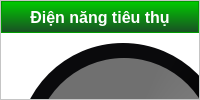
                              <widget class="QFrame" name="Top_Ctrl_frame_4">
                               <property name="styleSheet">
                                <string notr="true">background-color: rgb(255, 255, 255);
</string>
                               </property>
                               <property name="frameShape">
                                <enum>QFrame::StyledPanel</enum>
                               </property>
                               <property name="frameShadow">
                                <enum>QFrame::Raised</enum>
                               </property>
                               <layout class="QVBoxLayout" name="verticalLayout_32">
                                <property name="spacing">
                                 <number>0</number>
                                </property>
                                <property name="leftMargin">
                                 <number>0</number>
                                </property>
                                <property name="topMargin">
                                 <number>0</number>
                                </property>
                                <property name="rightMargin">
                                 <number>0</number>
                                </property>
                                <property name="bottomMargin">
                                 <number>0</number>
                                </property>
                                <item>
                                 <widget class="QFrame" name="Top_Ctrl_frame4_header">
                                  <property name="styleSheet">
                                   <string notr="true">background-color: rgb(0, 200, 0);</string>
                                  </property>
                                  <property name="frameShape">
                                   <enum>QFrame::StyledPanel</enum>
                                  </property>
                                  <property name="frameShadow">
                                   <enum>QFrame::Raised</enum>
                                  </property>
                                  <layout class="QVBoxLayout" name="verticalLayout_22">
                                   <property name="spacing">
                                    <number>0</number>
                                   </property>
                                   <property name="leftMargin">
                                    <number>0</number>
                                   </property>
                                   <property name="topMargin">
                                    <number>0</number>
                                   </property>
                                   <property name="rightMargin">
                                    <number>0</number>
                                   </property>
                                   <property name="bottomMargin">
                                    <number>0</number>
                                   </property>
                                   <item>
                                    <widget class="QPushButton" name="Top_Ctrl_header4">
                                     <property name="minimumSize">
                                      <size>
                                       <width>0</width>
                                       <height>30</height>
                                      </size>
                                     </property>
                                     <property name="font">
                                      <font>
                                       <family>Segoe UI</family>
                                       <pointsize>12</pointsize>
                                       <weight>75</weight>
                                       <bold>true</bold>
                                      </font>
                                     </property>
                                     <property name="styleSheet">
                                      <string notr="true">color: rgb(255, 255, 255);
background-color: qlineargradient(spread:pad, x1:0, y1:0, x2:0, y2:1, stop:0 rgba(0, 201, 0, 255), stop:1 rgba(25, 81, 36, 255));
border-bottom-left-radius: 0px;
border-bottom-right-radius: 0px;</string>
                                     </property>
                                     <property name="text">
                                      <string>Điện năng tiêu thụ</string>
                                     </property>
                                    </widget>
                                   </item>
                                  </layout>
                                 </widget>
                                </item>
                                <item>
                                 <widget class="QFrame" name="Top_Ctrl_frame4_body">
                                  <property name="sizePolicy">
                                   <sizepolicy hsizetype="Preferred" vsizetype="Expanding">
                                    <horstretch>0</horstretch>
                                    <verstretch>0</verstretch>
                                   </sizepolicy>
                                  </property>
                                  <property name="styleSheet">
                                   <string notr="true">background-color: rgba(0, 0, 0, 0);</string>
                                  </property>
                                  <property name="frameShape">
                                   <enum>QFrame::StyledPanel</enum>
                                  </property>
                                  <property name="frameShadow">
                                   <enum>QFrame::Raised</enum>
                                  </property>
                                  <widget class="QLabel" name="Top_Ctrl_frame4_body_Wh_5">
                                   <property name="geometry">
                                    <rect>
                                     <x>17</x>
                                     <y>10</y>
                                     <width>210</width>
                                     <height>210</height>
                                    </rect>
                                   </property>
                                   <property name="styleSheet">
                                    <string notr="true">border-radius: 105px;
background-color: qconicalgradient(cx:0.5, cy:0.5, angle:180, stop:0.163424 rgba(1, 1, 2, 0), stop:0.499351 rgba(0, 0, 0, 0), stop:0.500649 rgba(0, 0, 0, 255), stop:0.671855 rgba(10, 10, 12, 255));</string>
                                   </property>
                                   <property name="text">
                                    <string/>
                                   </property>
                                  </widget>
                                  <widget class="QLabel" name="Top_Ctrl_frame4_body_Wh_1">
                                   <property name="geometry">
                                    <rect>
                                     <x>17</x>
                                     <y>10</y>
                                     <width>210</width>
                                     <height>210</height>
                                    </rect>
                                   </property>
                                   <property name="styleSheet">
                                    <string notr="true">border-radius: 105px;
background-color: qconicalgradient(cx:0.5, cy:0.5, angle:270, stop:0.11194 rgba(0, 0, 42, 0), stop:0.116205 rgba(255, 255, 255, 255), stop:0.119403 rgba(255, 255, 255, 255), stop:0.123667 rgba(0, 0, 42, 0), stop:0.197228 rgba(0, 0, 42, 0), stop:0.19936 rgba(255, 255, 255, 255), stop:0.203625 rgba(255, 255, 255, 255), stop:0.207889 rgba(0, 0, 42, 0), stop:0.283582 rgba(0, 0, 42, 0), stop:0.28678 rgba(255, 255, 255, 255), stop:0.289979 rgba(255, 255, 255, 255), stop:0.294243 rgba(0, 0, 42, 0), stop:0.36887 rgba(0, 0, 42, 0), stop:0.372068 rgba(255, 255, 255, 255), stop:0.375267 rgba(255, 255, 255, 255), stop:0.376333 rgba(0, 0, 42, 0), stop:0.452026 rgba(0, 0, 42, 0), stop:0.455224 rgba(255, 255, 255, 255), stop:0.458422 rgba(255, 255, 255, 255), stop:0.462687 rgba(0, 0, 42, 0), stop:0.539446 rgba(0, 0, 42, 0), stop:0.541578 rgba(255, 255, 255, 255), stop:0.544776 rgba(255, 255, 255, 255), stop:0.549041 rgba(0, 0, 42, 0), stop:0.622601 rgba(0, 0, 42, 0), stop:0.6258 rgba(255, 255, 255, 255), stop:0.628998 rgba(255, 255, 255, 255), stop:0.632196 rgba(0, 0, 42, 0), stop:0.711087 rgba(0, 0, 42, 0), stop:0.712154 rgba(255, 255, 255, 255), stop:0.715352 rgba(255, 255, 255, 255), stop:0.719616 rgba(0, 0, 42, 0), stop:0.793177 rgba(0, 0, 42, 0), stop:0.797441 rgba(255, 255, 255, 255), stop:0.80064 rgba(255, 255, 255, 255), stop:0.804904 rgba(0, 0, 42, 0), stop:0.877399 rgba(0, 0, 42, 0), stop:0.881663 rgba(0, 0, 42, 0), stop:0.886638 rgba(255, 255, 255, 255), stop:0.890192 rgba(0, 0, 42, 0));</string>
                                   </property>
                                   <property name="text">
                                    <string/>
                                   </property>
                                  </widget>
                                  <widget class="QLabel" name="Top_Ctrl_frame4_body_Wh_2">
                                   <property name="geometry">
                                    <rect>
                                     <x>27</x>
                                     <y>20</y>
                                     <width>190</width>
                                     <height>190</height>
                                    </rect>
                                   </property>
                                   <property name="styleSheet">
                                    <string notr="true">border-radius: 85px;
background-color: qconicalgradient(cx:0.5, cy:0.5, angle:255, stop:0.11194 rgba(0, 0, 42, 0), stop:0.116205 rgba(255, 255, 255, 255), stop:0.119403 rgba(255, 255, 255, 255), stop:0.123667 rgba(0, 0, 42, 0), stop:0.197228 rgba(0, 0, 42, 0), stop:0.19936 rgba(255, 255, 255, 255), stop:0.203625 rgba(255, 255, 255, 255), stop:0.207889 rgba(0, 0, 42, 0), stop:0.283582 rgba(0, 0, 42, 0), stop:0.28678 rgba(255, 255, 255, 255), stop:0.289979 rgba(255, 255, 255, 255), stop:0.294243 rgba(0, 0, 42, 0), stop:0.36887 rgba(0, 0, 42, 0), stop:0.372068 rgba(255, 255, 255, 255), stop:0.375267 rgba(255, 255, 255, 255), stop:0.376333 rgba(0, 0, 42, 0), stop:0.452026 rgba(0, 0, 42, 0), stop:0.455224 rgba(255, 255, 255, 255), stop:0.458422 rgba(255, 255, 255, 255), stop:0.462687 rgba(0, 0, 42, 0), stop:0.539446 rgba(0, 0, 42, 0), stop:0.541578 rgba(255, 255, 255, 255), stop:0.544776 rgba(255, 255, 255, 255), stop:0.549041 rgba(0, 0, 42, 0), stop:0.622601 rgba(0, 0, 42, 0), stop:0.6258 rgba(255, 255, 255, 255), stop:0.628998 rgba(255, 255, 255, 255), stop:0.632196 rgba(0, 0, 42, 0), stop:0.711087 rgba(0, 0, 42, 0), stop:0.712154 rgba(255, 255, 255, 255), stop:0.715352 rgba(255, 255, 255, 255), stop:0.719616 rgba(0, 0, 42, 0), stop:0.793177 rgba(0, 0, 42, 0), stop:0.797441 rgba(255, 255, 255, 255), stop:0.80064 rgba(255, 255, 255, 255), stop:0.804904 rgba(0, 0, 42, 0), stop:0.877399 rgba(0, 0, 42, 0), stop:0.881663 rgba(0, 0, 42, 0), stop:0.886638 rgba(255, 255, 255, 255), stop:0.890192 rgba(0, 0, 42, 0));</string>
                                   </property>
                                   <property name="text">
                                    <string/>
                                   </property>
                                  </widget>
                                  <widget class="QLabel" name="Top_Ctrl_frame4_body_Wh_3">
                                   <property name="geometry">
                                    <rect>
                                     <x>33</x>
                                     <y>25</y>
                                     <width>180</width>
                                     <height>180</height>
                                    </rect>
                                   </property>
                                   <property name="styleSheet">
                                    <string notr="true">border-radius: 90px;
background-color: qconicalgradient(cx:0.5, cy:0.5, angle:180, stop:0.5 rgba(0, 0, 0, 0), stop:0.500649 rgba(132, 132, 132, 255), stop:0.688544 rgba(112, 112, 112, 255));</string>
                                   </property>
                                   <property name="text">
                                    <string/>
                                   </property>
                                  </widget>
                                  <widget class="QLabel" name="Top_Ctrl_frame4_body_Wh_4">
                                   <property name="geometry">
                                    <rect>
                                     <x>17</x>
                                     <y>10</y>
                                     <width>210</width>
                                     <height>210</height>
                                    </rect>
                                   </property>
                                   <property name="styleSheet">
                                    <string notr="true">border-radius: 105px;
background-color: qconicalgradient(cx:0.5, cy:0.5, angle:180, stop:0.995399 rgba(0, 0, 42, 0), stop:0.996435 rgba(255, 0, 0, 255), stop:0.998964 rgba(255, 0, 0, 255), stop:1 rgba(0, 0, 42, 0));</string>
                                   </property>
                                   <property name="text">
                                    <string/>
                                   </property>
                                  </widget>
                                  <widget class="QLabel" name="Top_Ctrl_frame4_body_Wh_6">
                                   <property name="geometry">
                                    <rect>
                                     <x>95</x>
                                     <y>90</y>
                                     <width>50</width>
                                     <height>50</height>
                                    </rect>
                                   </property>
                                   <property name="styleSheet">
                                    <string notr="true">border-radius: 25px;
background-color: qconicalgradient(cx:0.5, cy:0.5, angle:180, stop:0.498734 rgba(0, 0, 0, 0), stop:0.500649 rgba(255, 255, 255, 255), stop:0.671855 rgba(255, 255, 255, 255));
</string>
                                   </property>
                                   <property name="text">
                                    <string/>
                                   </property>
                                  </widget>
                                  <widget class="QFrame" name="frame_7">
                                   <property name="geometry">
                                    <rect>
                                     <x>-10</x>
                                     <y>115</y>
                                     <width>261</width>
                                     <height>41</height>
                                    </rect>
                                   </property>
                                   <property name="styleSheet">
                                    <string notr="true">background-color: rgb(0, 0, 0);</string>
                                   </property>
                                   <property name="frameShape">
                                    <enum>QFrame::StyledPanel</enum>
                                   </property>
                                   <property name="frameShadow">
                                    <enum>QFrame::Raised</enum>
                                   </property>
                                   <widget class="QLabel" name="Top_Ctrl_frame4_body_metter">
                                    <property name="geometry">
                                     <rect>
                                      <x>0</x>
                                      <y>0</y>
                                      <width>261</width>
                                      <height>40</height>
                                     </rect>
                                    </property>
                                    <property name="styleSheet">
                                     <string notr="true">background-color: qlineargradient(spread:reflect, x1:0, y1:0.5, x2:1, y2:0.5, stop:0.631861 rgba(0, 0, 0, 255), stop:0.633904 rgba(255, 255, 255, 255), stop:0.718091 rgba(255, 255, 255, 255), stop:0.720134 rgba(0, 0, 0, 255));
color: rgb(255, 0, 4);</string>
                                    </property>
                                    <property name="text">
                                     <string>&lt;html&gt;&lt;head/&gt;&lt;body&gt;&lt;p&gt;&lt;span style=&quot; font-size:16pt; color:#ff0000;&quot;&gt;0 0 0 0 0&lt;/span&gt;&lt;/p&gt;&lt;/body&gt;&lt;/html&gt;</string>
                                    </property>
                                    <property name="alignment">
                                     <set>Qt::AlignCenter</set>
                                    </property>
                                   </widget>
                                   <widget class="QLabel" name="label_7">
                                    <property name="geometry">
                                     <rect>
                                      <x>0</x>
                                      <y>-10</y>
                                      <width>27</width>
                                      <height>71</height>
                                     </rect>
                                    </property>
                                    <property name="styleSheet">
                                     <string notr="true">background-color: rgb(255, 255, 255);</string>
                                    </property>
                                    <property name="text">
                                     <string/>
                                    </property>
                                   </widget>
                                   <widget class="QLabel" name="label_11">
                                    <property name="geometry">
                                     <rect>
                                      <x>237</x>
                                      <y>-20</y>
                                      <width>31</width>
                                      <height>71</height>
                                     </rect>
                                    </property>
                                    <property name="styleSheet">
                                     <string notr="true">background-color: rgb(255, 255, 255);</string>
                                    </property>
                                    <property name="text">
                                     <string/>
                                    </property>
                                   </widget>
                                  </widget>
                                 </widget>
                                </item>
                               </layout>
                              </widget>
